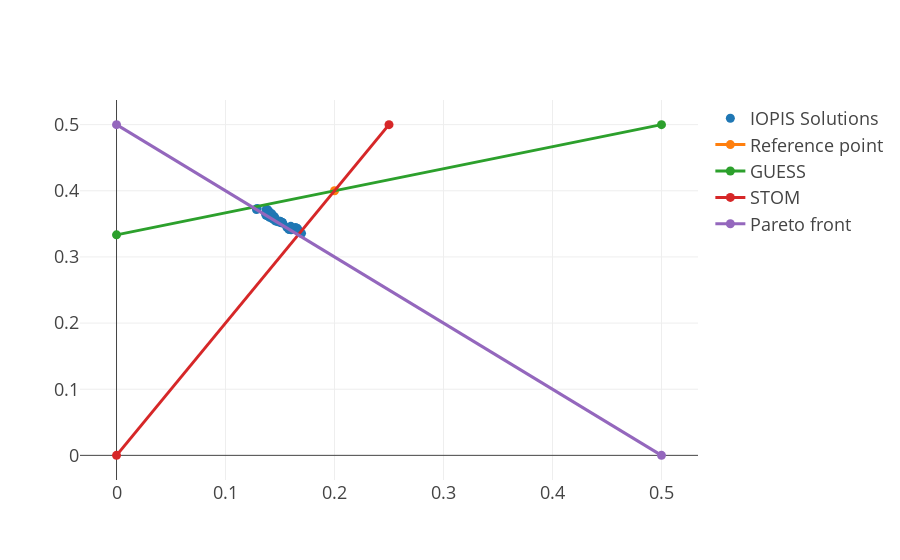

The code cell stored with this chart in its notebook:
### Code cell
iopis_solutions = go.Scatter(
    x=evolver.population.objectives[:, 0],
    y=evolver.population.objectives[:, 1],
    name="IOPIS Solutions",
    mode="markers"
)

refp = go.Scatter(
    x=preference["reference point"][:,0],
    y=preference["reference point"][:,1],
    name="Reference point"
)

# Some maths magic to draw a line connecting the ideal point and the reference point
# Represents the STOM scalarization function
temp = max((nadir- preference["reference point"][0])/(ideal-preference["reference point"][0]))
end = preference["reference point"][0] + temp * (ideal - preference["reference point"][0])
stom = go.Line(
    x=[ideal[0], end[0]],
    y=[ideal[1], end[1]],
    name="STOM",
)

# Some maths magic to draw a line connecting the nadir point and the reference point
# Represents the GUESS scalarization function
temp = max((ideal- preference["reference point"][0])/(nadir-preference["reference point"][0]))
end = preference["reference point"][0] + temp * (nadir - preference["reference point"][0])
guess = go.Line(
    x=[nadir[0], end[0]],
    y=[nadir[1], end[1]],
    name="GUESS",
)

pareto = go.Line(
    x=[0, 0.5],
    y=[0.5, 0],
    name="Pareto front",
)
go.Figure([iopis_solutions, refp, guess, stom, pareto])

### Figure 1 — Plotly figure (JSON) as saved in the notebook; plotly's stock layout.template omitted (floating-point values rounded to 4 significant figures)
{"data": [{"mode": "markers", "name": "IOPIS Solutions", "type": "scatter", "x": [0.1514, 0.1519, 0.143, 0.1671, 0.1661, 0.1506, 0.151, 0.1374, 0.1643, 0.129, 0.1519, 0.167, 0.1583, 0.1403, 0.1506, 0.1512, 0.1525, 0.1391, 0.1477, 0.1446, 0.1396, 0.1431, 0.1456, 0.1697, 0.1496, 0.1384, 0.1563, 0.1451, 0.1602, 0.1383, 0.1284, 0.1581, 0.1367, 0.1599, 0.1372, 0.1426, 0.15, 0.1466, 0.1404, 0.1506], "y": [0.3523, 0.3521, 0.3625, 0.3392, 0.3429, 0.3532, 0.3519, 0.3719, 0.3447, 0.3734, 0.3522, 0.3392, 0.3418, 0.3653, 0.3523, 0.3515, 0.3512, 0.3616, 0.3534, 0.3609, 0.3695, 0.3576, 0.3544, 0.3356, 0.3541, 0.3713, 0.3447, 0.3602, 0.341, 0.3712, 0.3717, 0.3419, 0.3658, 0.3463, 0.363, 0.3651, 0.3538, 0.3555, 0.3597, 0.3524]}, {"name": "Reference point", "type": "scatter", "x": [0.2], "y": [0.4]}, {"name": "GUESS", "type": "scatter", "x": [0.5, 0], "y": [0.5, 0.3333]}, {"name": "STOM", "type": "scatter", "x": [0, 0.25], "y": [0, 0.5]}, {"name": "Pareto front", "type": "scatter", "x": [0, 0.5], "y": [0.5, 0]}], "layout": {}}
